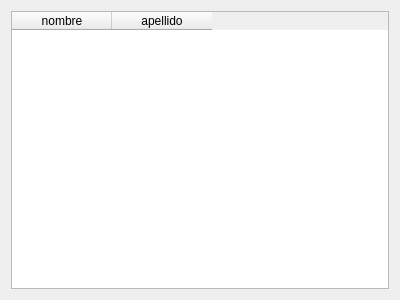
<?xml version="1.0" encoding="UTF-8"?>
<ui version="4.0">
 <class>Form</class>
 <widget class="QWidget" name="Form">
  <property name="geometry">
   <rect>
    <x>0</x>
    <y>0</y>
    <width>400</width>
    <height>300</height>
   </rect>
  </property>
  <property name="windowTitle">
   <string>Form</string>
  </property>
  <layout class="QVBoxLayout" name="verticalLayout">
   <item>
    <widget class="QTableWidget" name="tableWidget">
     <column>
      <property name="text">
       <string>nombre</string>
      </property>
     </column>
     <column>
      <property name="text">
       <string>apellido</string>
      </property>
     </column>
    </widget>
   </item>
  </layout>
 </widget>
 <resources/>
 <connections/>
</ui>
